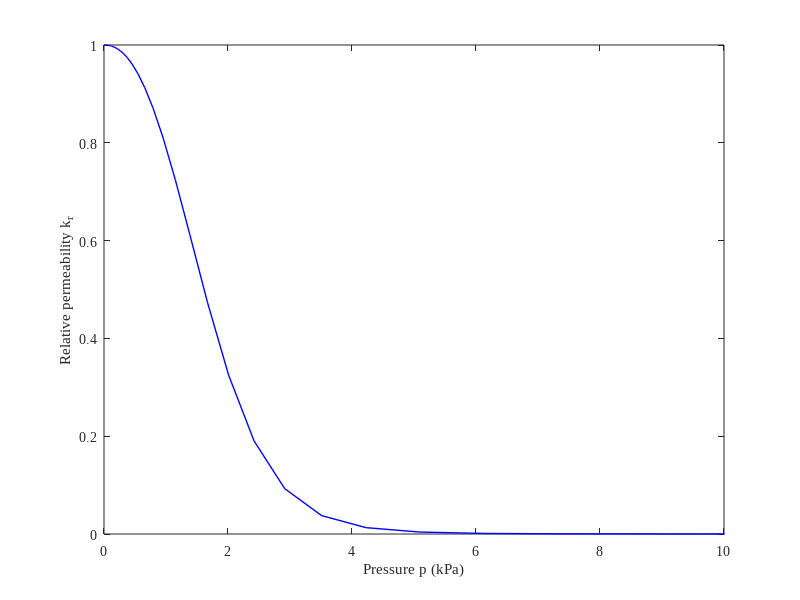
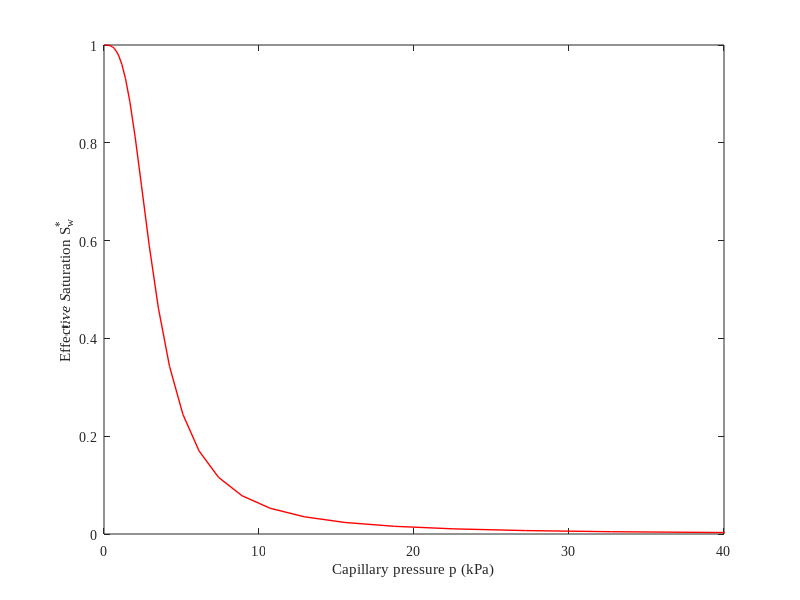

The MATLAB source for these figures, in order:
% plotting relative permeability and capillary pressure curves
figure(1)
kr = load('Materials/krCurveSand_200.dat');
plot(kr(1:89,1),kr(1:89,2), 'LineWidth',1,'Color','b')
xlabel('Pressure p (kPa)')
ylabel('Relative permeability k_r')
xlim([0 10])

set(findall(gcf, 'type', 'text'), 'FontName', 'Liberation Serif');
a = get(gca,'XTickLabel');
set(gca,'XTickLabel',a,'FontName', 'Liberation Serif')


figure(2)
pc = load('Materials/pcCurveSand_200.dat');
plot(pc(:,1),pc(:,2), 'LineWidth',1,'Color','r')
xlabel('Capillary pressure p (kPa)')
xlim([0 40])
ylabel('Effective Saturation S^*_w')

set(findall(gcf, 'type', 'text'), 'FontName', 'Liberation Serif');
a = get(gca,'XTickLabel');
set(gca,'XTickLabel',a,'FontName', 'Liberation Serif')